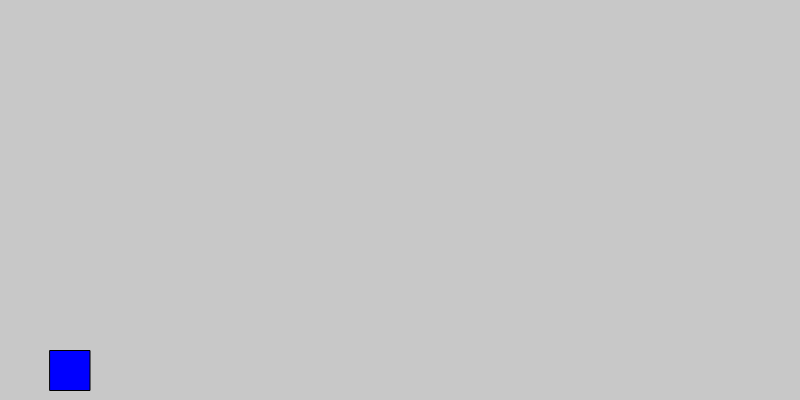
Frame 1 (no input)
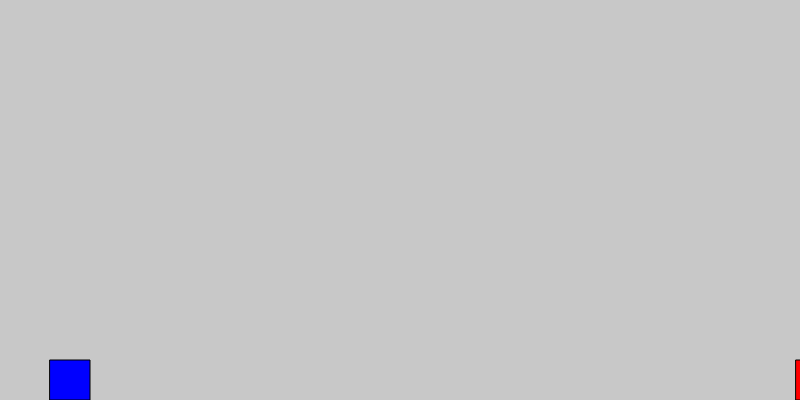
Frame 60 (no input)
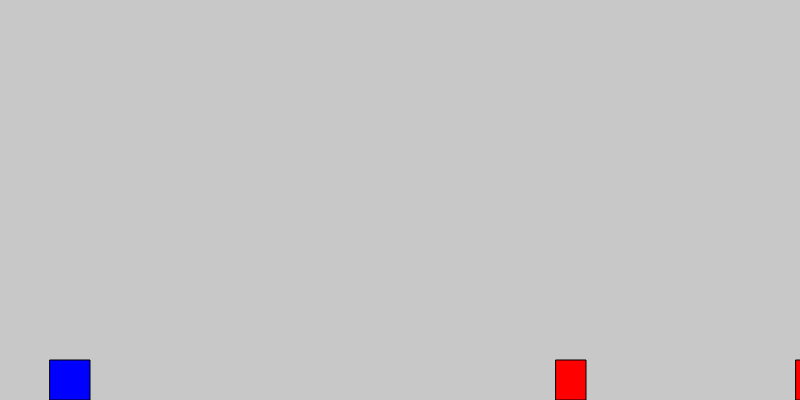
Frame 120 (the mouse pressed at the canvas centre since frame 60)

The p5.js sketch that drew these frames (run headless with seeded random() and noise() and a simulated clock; from frame 60 on, the mouse is pressed at the canvas centre):

// p5.js sketch
// ── sketch.js
let player;
let obstacles = [];

function setup() {
  createCanvas(800, 400);
  player = new Player();
}

function draw() {
  background(200);
  
  player.update();
  player.draw();
  
  // Generate new obstacles
  if (frameCount % 60 === 0) {
    obstacles.push(new Obstacle());
  }
  
  // Update and draw obstacles
  for (let i = obstacles.length - 1; i >= 0; i--) {
    obstacles[i].update();
    obstacles[i].draw();
    
    // Remove obstacles when they go offscreen
    if (obstacles[i].offscreen()) {
      obstacles.splice(i, 1);
    }
  }
  
  // Collision detection (basic)
  for (let obs of obstacles) {
    if (player.x < obs.x + obs.width && player.x + player.size > obs.x &&
        player.y < obs.y + obs.height && player.y + player.size > obs.y) {
      console.log("Game Over!");
      noLoop(); // Stops the game
    }
  }
}

function keyPressed() {
  if (key === ' ') {  // Space key for jump
    player.jump();
  }
}

class Player {
  constructor() {
    this.x = 50;
    this.y = height - 50; // On the ground
    this.size = 40;
    this.velocity = 0;
    this.gravity = 0.5;
    this.lift = -12;
    this.isGrounded = true;
  }

  jump() {
    if(this.isGrounded){
      this.velocity = this.lift;
      this.isGrounded = false;
    }
     // Apply upward force
  }

  update() {
    this.velocity += this.gravity;  // Apply gravity
    this.y += this.velocity;        // Move player by velocity
    if (this.y > height - this.size) { // Prevent falling below ground
      this.y = height - this.size;
      this.velocity = 0;
      this.isGrounded = true;
    }
  }

  draw() {
    fill(0, 0, 255);
    rect(this.x, this.y, this.size, this.size);
  }
}

class Obstacle {
  constructor() {
    this.x = width;
    this.y = height - 40;  // Place at ground level
    this.width = 30;
    this.height = 40;
    this.speed = 4;
  }

  update() {
    this.x -= this.speed;  // Move the obstacle to the left
  }

  draw() {
    fill(255, 0, 0);
    rect(this.x, this.y, this.width, this.height);
  }

  offscreen() {
    return this.x < -this.width;  // Returns true if the obstacle is off-screen
  }
}
